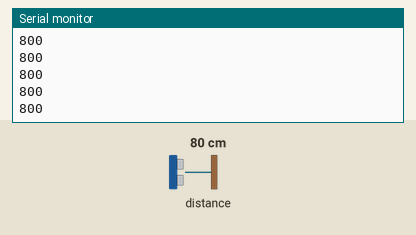
Bench run of a sketch on a simulated Arduino Uno, built with avr-gcc and run on an emulated ATmega328P. Shown: the last lines printed to the serial monitor. Inputs (shaded band) come from the test bench; at power-on: distance to the obstacle 80 cm.

Above: at 1.2 s.
1.3 s: distance to the obstacle set to 2 cm
At 1.61 s:
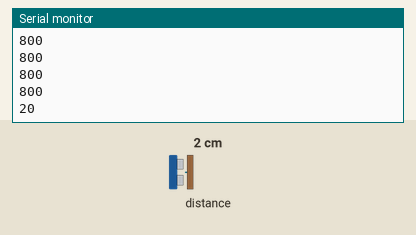
2.8 s: distance to the obstacle set to 4 cm
At 3.01 s:
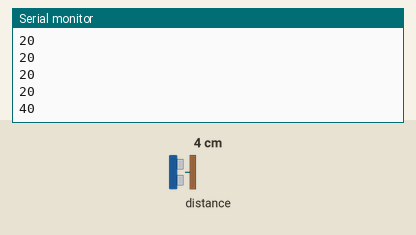
Timing chart, 0 to 5.8 s (numbered marks = the images above; inputs shaded):
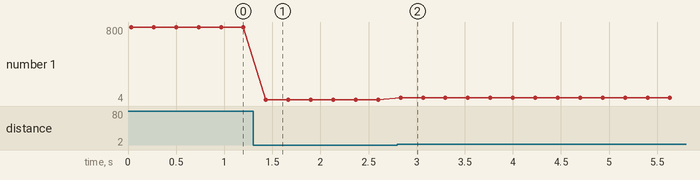

The sketch:

time_of_fligt.ino
```cpp
#include <Wire.h>
#include <VL53L0X.h>

#define knopje 11
VL53L0X sensor;

int functieknop = 1;

void setup()
{
  pinMode(12,INPUT_PULLUP);
  digitalWrite(12,HIGH);
  Serial.begin(9600);
  Wire.begin();

  sensor.init();
  sensor.setTimeout(900);

  // Start continuous back-to-back mode (take readings as
  // fast as possible).  To use continuous timed mode
  // instead, provide a desired inter-measurement period in
  // ms (e.g. sensor.startContinuous(100)).
  sensor.startContinuous(100);

  pinMode(knopje, INPUT_PULLUP);
}

void loop()
{
  int distance =sensor.readRangeContinuousMillimeters();
//  int distance =sensor.startContinuous(100);

  Serial.println(distance);

  if (sensor.timeoutOccurred()) { Serial.print(" TIMEOUT"); }


  if(functieknop == 0){

    Serial.println("autonoome functie");
  }
  delay(200);
}
```

Measured:
- after the input at 1.3 s, the serial monitor: prints a new line after 0.13 s (image 1)
- after the input at 2.8 s, the serial monitor: prints a new line at once (image 2)
- plotted number 1: 800 → 20 after the input at 1.3 s, 20 → 4 after the input at 2.8 s
